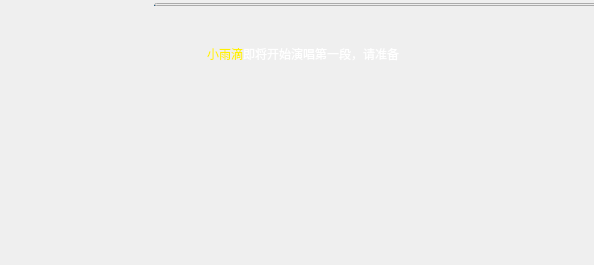
<?xml version="1.0" encoding="UTF-8"?>
<ui version="4.0">
 <class>PKRoomWidget</class>
 <widget class="QWidget" name="PKRoomWidget">
  <property name="geometry">
   <rect>
    <x>0</x>
    <y>0</y>
    <width>594</width>
    <height>265</height>
   </rect>
  </property>
  <property name="windowTitle">
   <string>Form</string>
  </property>
  <property name="styleSheet">
   <string notr="true"/>
  </property>
  <widget class="QFrame" name="frame">
   <property name="geometry">
    <rect>
     <x>-1</x>
     <y>-1</y>
     <width>596</width>
     <height>268</height>
    </rect>
   </property>
   <property name="styleSheet">
    <string notr="true">#frame{background-image: url(:/image/PKRoomUI/bg.png);}</string>
   </property>
   <property name="frameShape">
    <enum>QFrame::StyledPanel</enum>
   </property>
   <property name="frameShadow">
    <enum>QFrame::Raised</enum>
   </property>
   <widget class="QWidget" name="messageWidget" native="true">
    <property name="geometry">
     <rect>
      <x>4</x>
      <y>183</y>
      <width>173</width>
      <height>83</height>
     </rect>
    </property>
    <property name="styleSheet">
     <string notr="true"/>
    </property>
   </widget>
   <widget class="QWidget" name="scoreWidget" native="true">
    <property name="geometry">
     <rect>
      <x>410</x>
      <y>124</y>
      <width>101</width>
      <height>52</height>
     </rect>
    </property>
   </widget>
   <widget class="QWidget" name="propWidget" native="true">
    <property name="geometry">
     <rect>
      <x>510</x>
      <y>98</y>
      <width>85</width>
      <height>173</height>
     </rect>
    </property>
    <zorder>pkplayerlistwidget</zorder>
   </widget>
   <widget class="QWidget" name="playerListWidget" native="true">
    <property name="geometry">
     <rect>
      <x>146</x>
      <y>4</y>
      <width>444</width>
      <height>30</height>
     </rect>
    </property>
   </widget>
   <widget class="QWidget" name="lyricWidget" native="true">
    <property name="geometry">
     <rect>
      <x>184</x>
      <y>190</y>
      <width>280</width>
      <height>60</height>
     </rect>
    </property>
   </widget>
   <widget class="QProgressBar" name="progressBar">
    <property name="geometry">
     <rect>
      <x>155</x>
      <y>4</y>
      <width>444</width>
      <height>3</height>
     </rect>
    </property>
    <property name="styleSheet">
     <string notr="true">QProgressBar::chunk {
            background-color: #0084e6;
           };
QProgressBar{
          border-radius: 2px;
          background: rgba(255,255,255,0);
          };</string>
    </property>
    <property name="value">
     <number>0</number>
    </property>
    <property name="format">
     <string/>
    </property>
   </widget>
   <widget class="QWidget" name="hostInfoWidget" native="true">
    <property name="geometry">
     <rect>
      <x>4</x>
      <y>3</y>
      <width>138</width>
      <height>59</height>
     </rect>
    </property>
   </widget>
   <widget class="QWidget" name="peopleAnimeWidget" native="true">
    <property name="geometry">
     <rect>
      <x>230</x>
      <y>50</y>
      <width>400</width>
      <height>197</height>
     </rect>
    </property>
   </widget>
   <widget class="QLabel" name="SpecialLable">
    <property name="geometry">
     <rect>
      <x>148</x>
      <y>36</y>
      <width>312</width>
      <height>38</height>
     </rect>
    </property>
    <property name="styleSheet">
     <string notr="true">font: 12px &quot;宋体&quot;;
background-image: url(:/image/PKRoomUI/kuang.png);</string>
    </property>
    <property name="text">
     <string>&lt;html&gt;&lt;head/&gt;&lt;body&gt;&lt;p&gt;&lt;span style=&quot; color:#fff000;&quot;&gt;小雨滴&lt;/span&gt;&lt;span style=&quot; color:#ffffff;&quot;&gt;即将开始演唱第一段，请准备&lt;/span&gt;&lt;/p&gt;&lt;/body&gt;&lt;/html&gt;</string>
    </property>
    <property name="alignment">
     <set>Qt::AlignCenter</set>
    </property>
   </widget>
   <widget class="QLabel" name="songInfoDisplayWidgetBJ">
    <property name="geometry">
     <rect>
      <x>4</x>
      <y>158</y>
      <width>173</width>
      <height>24</height>
     </rect>
    </property>
    <property name="styleSheet">
     <string notr="true">border-image: url(:/image/PKRoomUI/song_box.png);</string>
    </property>
    <property name="text">
     <string/>
    </property>
   </widget>
   <widget class="QWidget" name="songInfoDisplayWidget" native="true">
    <property name="geometry">
     <rect>
      <x>27</x>
      <y>158</y>
      <width>146</width>
      <height>24</height>
     </rect>
    </property>
    <property name="styleSheet">
     <string notr="true"/>
    </property>
   </widget>
   <widget class="QWidget" name="pkplayerlistwidget" native="true">
    <property name="geometry">
     <rect>
      <x>118</x>
      <y>19</y>
      <width>358</width>
      <height>229</height>
     </rect>
    </property>
   </widget>
   <zorder>peopleAnimeWidget</zorder>
   <zorder>playerListWidget</zorder>
   <zorder>messageWidget</zorder>
   <zorder>scoreWidget</zorder>
   <zorder>hostInfoWidget</zorder>
   <zorder>lyricWidget</zorder>
   <zorder>progressBar</zorder>
   <zorder>propWidget</zorder>
   <zorder>SpecialLable</zorder>
   <zorder>songInfoDisplayWidgetBJ</zorder>
   <zorder>songInfoDisplayWidget</zorder>
   <zorder>pkplayerlistwidget</zorder>
  </widget>
 </widget>
 <resources/>
 <connections/>
</ui>
